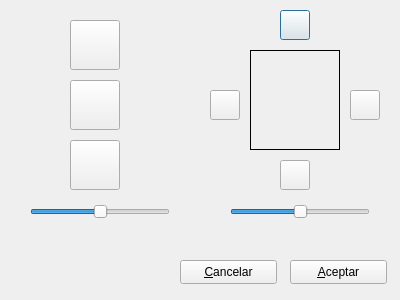
<?xml version="1.0" encoding="UTF-8"?>
<ui version="4.0">
 <class>ajuste_imagen</class>
 <widget class="QDialog" name="ajuste_imagen">
  <property name="geometry">
   <rect>
    <x>0</x>
    <y>0</y>
    <width>400</width>
    <height>300</height>
   </rect>
  </property>
  <property name="windowTitle">
   <string>Ajuste de imagen</string>
  </property>
  <widget class="QLabel" name="label">
   <property name="geometry">
    <rect>
     <x>250</x>
     <y>50</y>
     <width>90</width>
     <height>100</height>
    </rect>
   </property>
   <property name="sizePolicy">
    <sizepolicy hsizetype="Fixed" vsizetype="Fixed">
     <horstretch>90</horstretch>
     <verstretch>100</verstretch>
    </sizepolicy>
   </property>
   <property name="minimumSize">
    <size>
     <width>90</width>
     <height>100</height>
    </size>
   </property>
   <property name="maximumSize">
    <size>
     <width>90</width>
     <height>100</height>
    </size>
   </property>
   <property name="frameShape">
    <enum>QFrame::Box</enum>
   </property>
   <property name="text">
    <string/>
   </property>
   <property name="alignment">
    <set>Qt::AlignLeading|Qt::AlignLeft|Qt::AlignTop</set>
   </property>
  </widget>
  <widget class="QPushButton" name="arribapushButton">
   <property name="geometry">
    <rect>
     <x>280</x>
     <y>10</y>
     <width>30</width>
     <height>30</height>
    </rect>
   </property>
   <property name="sizePolicy">
    <sizepolicy hsizetype="Fixed" vsizetype="Fixed">
     <horstretch>0</horstretch>
     <verstretch>0</verstretch>
    </sizepolicy>
   </property>
   <property name="text">
    <string/>
   </property>
   <property name="icon">
    <iconset resource="keme.qrc">
     <normaloff>:/iconos/graf/arriba.png</normaloff>:/iconos/graf/arriba.png</iconset>
   </property>
  </widget>
  <widget class="QPushButton" name="izquierdapushButton">
   <property name="geometry">
    <rect>
     <x>210</x>
     <y>90</y>
     <width>30</width>
     <height>30</height>
    </rect>
   </property>
   <property name="sizePolicy">
    <sizepolicy hsizetype="Fixed" vsizetype="Fixed">
     <horstretch>0</horstretch>
     <verstretch>0</verstretch>
    </sizepolicy>
   </property>
   <property name="text">
    <string/>
   </property>
   <property name="icon">
    <iconset resource="keme.qrc">
     <normaloff>:/iconos/graf/antes.png</normaloff>:/iconos/graf/antes.png</iconset>
   </property>
  </widget>
  <widget class="QPushButton" name="derechapushButton">
   <property name="geometry">
    <rect>
     <x>350</x>
     <y>90</y>
     <width>30</width>
     <height>30</height>
    </rect>
   </property>
   <property name="sizePolicy">
    <sizepolicy hsizetype="Fixed" vsizetype="Fixed">
     <horstretch>0</horstretch>
     <verstretch>0</verstretch>
    </sizepolicy>
   </property>
   <property name="text">
    <string/>
   </property>
   <property name="icon">
    <iconset resource="keme.qrc">
     <normaloff>:/iconos/graf/despues.png</normaloff>:/iconos/graf/despues.png</iconset>
   </property>
  </widget>
  <widget class="QPushButton" name="abajopushButton">
   <property name="geometry">
    <rect>
     <x>280</x>
     <y>160</y>
     <width>30</width>
     <height>30</height>
    </rect>
   </property>
   <property name="sizePolicy">
    <sizepolicy hsizetype="Fixed" vsizetype="Fixed">
     <horstretch>0</horstretch>
     <verstretch>0</verstretch>
    </sizepolicy>
   </property>
   <property name="text">
    <string/>
   </property>
   <property name="icon">
    <iconset resource="keme.qrc">
     <normaloff>:/iconos/graf/abajo.png</normaloff>:/iconos/graf/abajo.png</iconset>
   </property>
  </widget>
  <widget class="QPushButton" name="disminuirpushButton">
   <property name="geometry">
    <rect>
     <x>70</x>
     <y>20</y>
     <width>50</width>
     <height>50</height>
    </rect>
   </property>
   <property name="sizePolicy">
    <sizepolicy hsizetype="Fixed" vsizetype="Fixed">
     <horstretch>0</horstretch>
     <verstretch>0</verstretch>
    </sizepolicy>
   </property>
   <property name="text">
    <string/>
   </property>
   <property name="icon">
    <iconset resource="keme.qrc">
     <normaloff>:/iconos/graf/zoom-out.png</normaloff>:/iconos/graf/zoom-out.png</iconset>
   </property>
   <property name="iconSize">
    <size>
     <width>32</width>
     <height>32</height>
    </size>
   </property>
  </widget>
  <widget class="QPushButton" name="inicialpushButton">
   <property name="geometry">
    <rect>
     <x>70</x>
     <y>80</y>
     <width>50</width>
     <height>50</height>
    </rect>
   </property>
   <property name="sizePolicy">
    <sizepolicy hsizetype="Fixed" vsizetype="Fixed">
     <horstretch>0</horstretch>
     <verstretch>0</verstretch>
    </sizepolicy>
   </property>
   <property name="text">
    <string/>
   </property>
   <property name="icon">
    <iconset resource="keme.qrc">
     <normaloff>:/iconos/graf/zoom-original.png</normaloff>:/iconos/graf/zoom-original.png</iconset>
   </property>
   <property name="iconSize">
    <size>
     <width>32</width>
     <height>32</height>
    </size>
   </property>
  </widget>
  <widget class="QPushButton" name="aumentarpushButton">
   <property name="geometry">
    <rect>
     <x>70</x>
     <y>140</y>
     <width>50</width>
     <height>50</height>
    </rect>
   </property>
   <property name="sizePolicy">
    <sizepolicy hsizetype="Fixed" vsizetype="Fixed">
     <horstretch>0</horstretch>
     <verstretch>0</verstretch>
    </sizepolicy>
   </property>
   <property name="text">
    <string/>
   </property>
   <property name="icon">
    <iconset resource="keme.qrc">
     <normaloff>:/iconos/graf/zoom-in.png</normaloff>:/iconos/graf/zoom-in.png</iconset>
   </property>
   <property name="iconSize">
    <size>
     <width>32</width>
     <height>32</height>
    </size>
   </property>
  </widget>
  <widget class="QSlider" name="movhorizontalSlider">
   <property name="geometry">
    <rect>
     <x>230</x>
     <y>200</y>
     <width>140</width>
     <height>23</height>
    </rect>
   </property>
   <property name="toolTip">
    <string comment="Sensibilidad en desplazamiento" extracomment="Sensibilidad en desplazamiento"/>
   </property>
   <property name="whatsThis">
    <string extracomment="Sensibilidad en desplazamiento"/>
   </property>
   <property name="accessibleDescription">
    <string comment="Sensibilidad en desplazamiento" extracomment="Sensibilidad en desplazamiento"/>
   </property>
   <property name="value">
    <number>50</number>
   </property>
   <property name="orientation">
    <enum>Qt::Horizontal</enum>
   </property>
  </widget>
  <widget class="QSlider" name="tamhorizontalSlider">
   <property name="geometry">
    <rect>
     <x>30</x>
     <y>200</y>
     <width>140</width>
     <height>23</height>
    </rect>
   </property>
   <property name="value">
    <number>50</number>
   </property>
   <property name="orientation">
    <enum>Qt::Horizontal</enum>
   </property>
  </widget>
  <widget class="QPushButton" name="aceptarpushButton">
   <property name="geometry">
    <rect>
     <x>290</x>
     <y>260</y>
     <width>97</width>
     <height>24</height>
    </rect>
   </property>
   <property name="text">
    <string>&amp;Aceptar</string>
   </property>
   <property name="icon">
    <iconset>
     <normaloff>:/graf/check2.png</normaloff>:/graf/check2.png</iconset>
   </property>
  </widget>
  <widget class="QPushButton" name="cancelarpushButton">
   <property name="geometry">
    <rect>
     <x>180</x>
     <y>260</y>
     <width>97</width>
     <height>24</height>
    </rect>
   </property>
   <property name="text">
    <string>&amp;Cancelar</string>
   </property>
   <property name="icon">
    <iconset>
     <normaloff>:/graf/borrar.png</normaloff>:/graf/borrar.png</iconset>
   </property>
  </widget>
 </widget>
 <resources>
  <include location="keme.qrc"/>
 </resources>
 <connections>
  <connection>
   <sender>cancelarpushButton</sender>
   <signal>clicked()</signal>
   <receiver>ajuste_imagen</receiver>
   <slot>reject()</slot>
   <hints>
    <hint type="sourcelabel">
     <x>213</x>
     <y>266</y>
    </hint>
    <hint type="destinationlabel">
     <x>229</x>
     <y>235</y>
    </hint>
   </hints>
  </connection>
  <connection>
   <sender>aceptarpushButton</sender>
   <signal>clicked()</signal>
   <receiver>ajuste_imagen</receiver>
   <slot>accept()</slot>
   <hints>
    <hint type="sourcelabel">
     <x>329</x>
     <y>271</y>
    </hint>
    <hint type="destinationlabel">
     <x>355</x>
     <y>237</y>
    </hint>
   </hints>
  </connection>
 </connections>
</ui>
